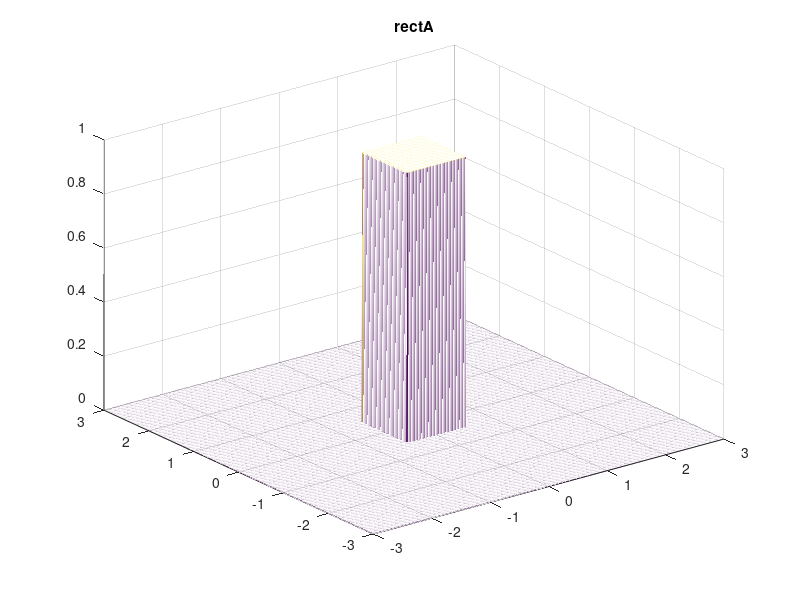
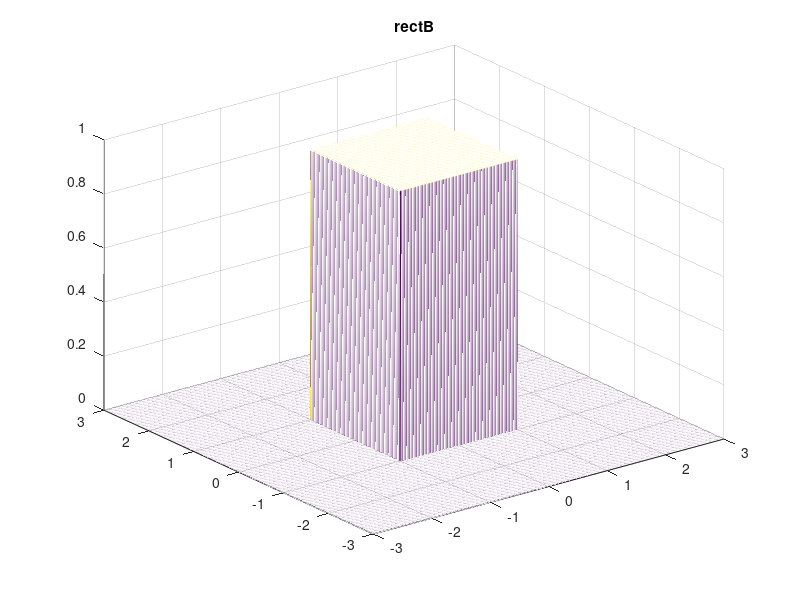
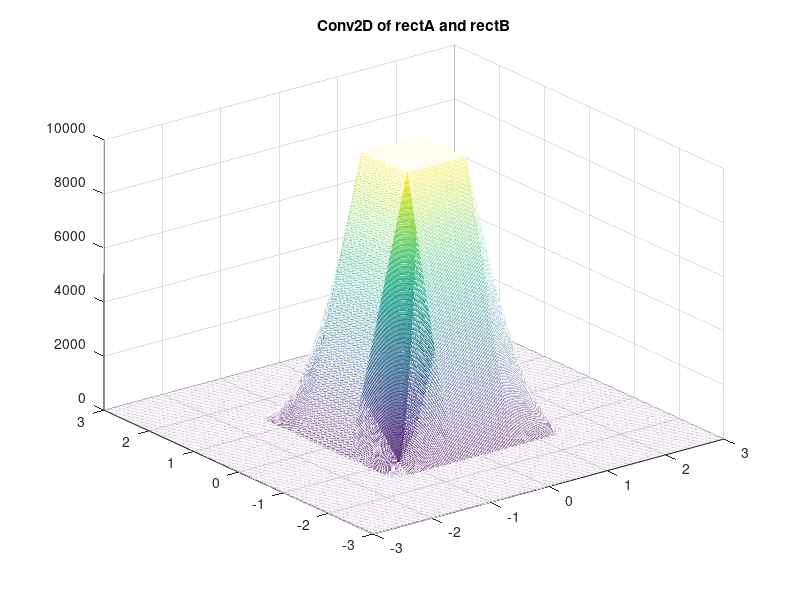
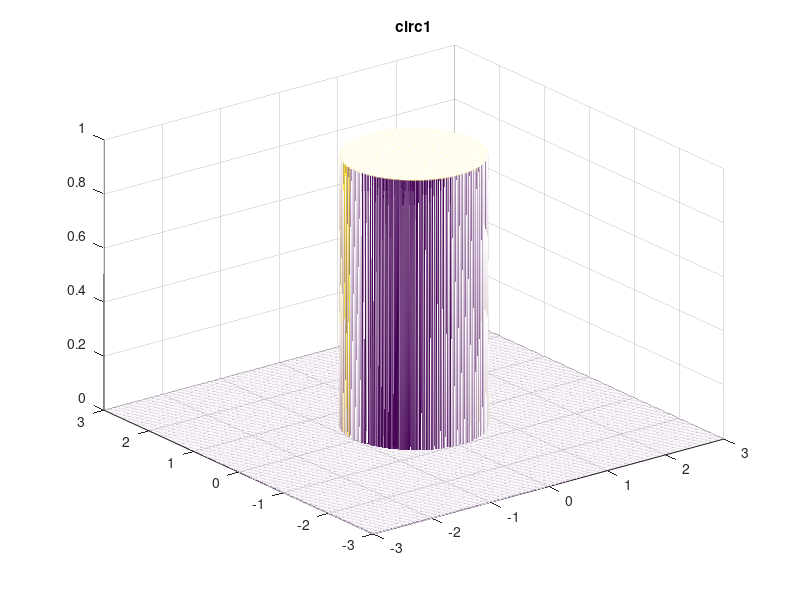

The MATLAB source for these figures, in order:
%% Rect case
clear, clc, close all;
% [X,Y] = meshgrid(-5:.01:5);
% widthA = 1;
% widthB = 2;
% rectA = 0.5*(sign(X/widthA + 0.5) - sign(X/widthA - 0.5));
% rectB = 0.5*(sign(Y/widthB + 0.5) - sign(Y/widthB - 0.5));
% Z = rectA.*rectB;
% figure, mesh(X,Y,Z);

[X,Y] = meshgrid(-3:.01:3);
widthA = 1;
rectA = rectpuls(X,widthA).*rectpuls(Y,widthA);
figure, mesh(X,Y,rectA); title('rectA'), axis tight;

widthB = 2;
rectB = rectpuls(X,widthB).*rectpuls(Y,widthB);
figure, mesh(X,Y,rectB); title('rectB'), axis tight;

conv2D_AB = conv2(rectA, rectB,'same');
figure, mesh(X,Y,conv2D_AB), title('Conv2D of rectA and rectB'), axis tight;

%% Circular case
clear, clc, close all;

[X,Y] = meshgrid(-3:.01:3);
R = sqrt(X.^2+Y.^2); % circ(x,y) ~ rect(sqrt(x^2+y^2)) - slide 5
width1 = 2;
circ1 = rectpuls(R,width1).*rectpuls(R,width1);
figure, mesh(X,Y,circ1); title('circ1'), axis tight;

width2 = 2;
circ2 = rectpuls(R,width2).*rectpuls(R,width2);
figure, mesh(X,Y,circ2); title('circ2'), axis tight;

conv2D_circ = conv2(circ1, circ2,'same');
figure, mesh(X,Y,conv2D_circ), title('Conv2D of circ1 and circ2'), axis tight;





